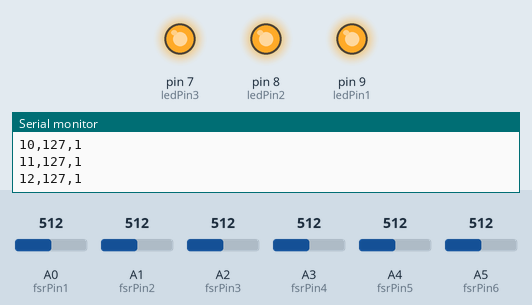
Simulated run of this sketch. Board: Arduino Uno, built with avr-gcc and run on an emulated ATmega328P. Shown: output pins drawn as LEDs (lit = HIGH), the last lines printed to the serial monitor. The inputs (shaded band) are chosen by the test bench; at power-on: A0 (fsrPin1) = 512, A1 (fsrPin2) = 512, A2 (fsrPin3) = 512, A3 (fsrPin4) = 512, A4 (fsrPin5) = 512, A5 (fsrPin6) = 512.

Above: at 1.2 s.
1.3 s: A0 (fsrPin1) set to 66
2.8 s: A0 (fsrPin1) set to 57
At 3.1 s:
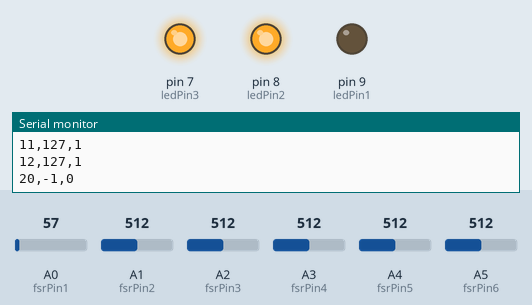
4.3 s: A1 (fsrPin2) set to 62
5.8 s: A1 (fsrPin2) set to 57
At 6.6 s:
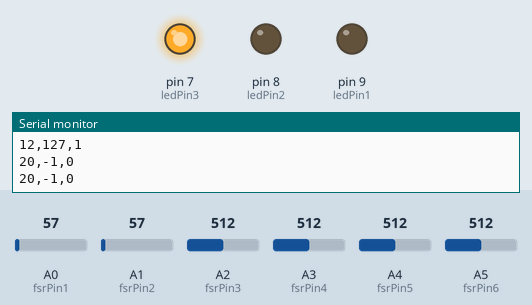
7.3 s: A2 (fsrPin3) set to 64
8.8 s: A2 (fsrPin3) set to 55
At 10.1 s:
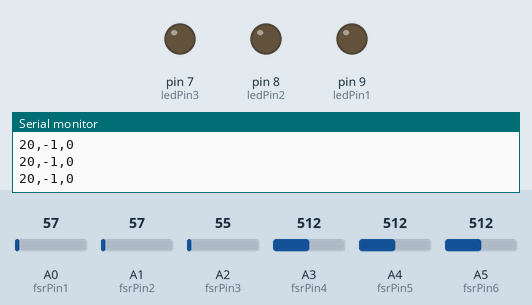
Timing chart, 0 to 11.3 s (numbered marks = the images above; inputs shaded):
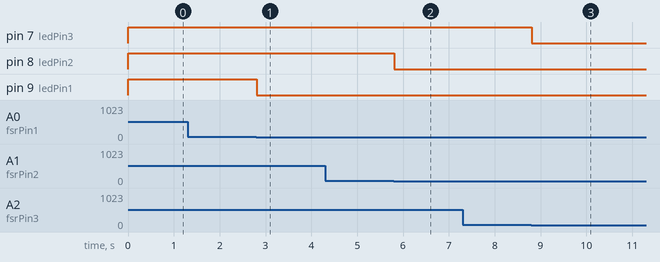

The sketch:

2arduino-2.ino
```cpp
const int fsrPin1 = A0;
const int fsrPin2 = A1;
const int fsrPin3 = A2;
const int fsrPin4 = A3;
const int fsrPin5 = A4;
const int fsrPin6 = A5;

const int ledPin1 = 9;
const int ledPin2 = 8;
const int ledPin3 = 7;

const int pressThreshold = 150;
const int releaseThreshold = 60;

bool isPressed1 = false;
bool isPressed2 = false;
bool isPressed3 = false;
bool isPressed4 = false;
bool isPressed5 = false;
bool isPressed6 = false;

void setup() {
  Serial.begin(9600);
  pinMode(ledPin1, OUTPUT);
  pinMode(ledPin2, OUTPUT);
  pinMode(ledPin3, OUTPUT);
}

void loop() {
  // FSR1 Logic
  int fsrValue1 = analogRead(fsrPin1);
  if (fsrValue1 > pressThreshold && !isPressed1) {
    int velocity = constrain(round((fsrValue1 - pressThreshold) * (127.0 / (400 - pressThreshold))), 0, 127);

    Serial.print("7,");
    Serial.print(velocity);
    Serial.println(",1");
    digitalWrite(ledPin1, HIGH);
    isPressed1 = true;
  } else if (fsrValue1 < releaseThreshold && isPressed1) {
    Serial.println("20,-1,0");
    digitalWrite(ledPin1, LOW);
    isPressed1 = false;
  }

  // FSR2 Logic
  int fsrValue2 = analogRead(fsrPin2);
  if (fsrValue2 > pressThreshold && !isPressed2) {
    int velocity = constrain(round((fsrValue2 - pressThreshold) * (127.0 / (400 - pressThreshold))), 0, 127);

    Serial.print("8,");
    Serial.print(velocity);
    Serial.println(",1");
    digitalWrite(ledPin2, HIGH);
    isPressed2 = true;
  } else if (fsrValue2 < releaseThreshold && isPressed2) {
    Serial.println("20,-1,0");
    digitalWrite(ledPin2, LOW);
    isPressed2 = false;
  }

  // FSR3 Logic
  int fsrValue3 = analogRead(fsrPin3);
  if (fsrValue3 > pressThreshold && !isPressed3) {
    int velocity = constrain(round((fsrValue3 - pressThreshold) * (127.0 / (400 - pressThreshold))), 0, 127);

    Serial.print("9,");
    Serial.print(velocity);
    Serial.println(",1");
    digitalWrite(ledPin3, HIGH);
    isPressed3 = true;
  } else if (fsrValue3 < releaseThreshold && isPressed3) {
    Serial.println("20,-1,0");
    digitalWrite(ledPin3, LOW);
    isPressed3 = false;
  }

  // FSR1 Logic
  int fsrValue4 = analogRead(fsrPin4);
  if (fsrValue4 > pressThreshold && !isPressed4) {
    int velocity = constrain(round((fsrValue4 - pressThreshold) * (127.0 / (400 - pressThreshold))), 0, 127);

    Serial.print("10,");
    Serial.print(velocity);
    Serial.println(",1");
    digitalWrite(ledPin1, HIGH);
    isPressed4 = true;
  } else if (fsrValue4 < releaseThreshold && isPressed4) {
    Serial.println("20,-1,0");
    digitalWrite(ledPin1, LOW);
    isPressed4 = false;
  }

  // FSR2 Logic
  int fsrValue5 = analogRead(fsrPin5);
  if (fsrValue5 > pressThreshold && !isPressed5) {
    int velocity = constrain(round((fsrValue5 - pressThreshold) * (127.0 / (400 - pressThreshold))), 0, 127);

    Serial.print("11,");
    Serial.print(velocity);
    Serial.println(",1");
    digitalWrite(ledPin2, HIGH);
    isPressed5 = true;
  } else if (fsrValue5 < releaseThreshold && isPressed5) {
    Serial.println("20,-1,0");
    digitalWrite(ledPin2, LOW);
    isPressed5 = false;
  }

  // FSR3 Logic
  int fsrValue6 = analogRead(fsrPin6);
  if (fsrValue6 > pressThreshold && !isPressed6) {
    int velocity = constrain(round((fsrValue6 - pressThreshold) * (127.0 / (400 - pressThreshold))), 0, 127);

    Serial.print("12,");
    Serial.print(velocity);
    Serial.println(",1");
    digitalWrite(ledPin3, HIGH);
    isPressed6 = true;
  } else if (fsrValue6 < releaseThreshold && isPressed6) {
    Serial.println("20,-1,0");
    digitalWrite(ledPin3, LOW);
    isPressed6 = false;
  }

  delay(5);  // Small delay for stability
}
```

Measured:
- the behaviour switches between 60 and 59 on A0 (fsrPin1) (found by bisection; images 0 and 1)
- the behaviour switches between 60 and 59 on A1 (fsrPin2) (found by bisection; images 1 and 2)
- the behaviour switches between 60 and 59 on A2 (fsrPin3) (found by bisection; images 2 and 3)
- after the input at 1.3 s, every drawn part: stays the same
- after the input at 2.8 s, pin 9 (ledPin1): HIGH → LOW at once
- after the input at 4.3 s, every drawn part: stays the same
- after the input at 5.8 s, pin 8 (ledPin2): HIGH → LOW at once
- after the input at 7.3 s, every drawn part: stays the same
- after the input at 8.8 s, pin 7 (ledPin3): HIGH → LOW at once
